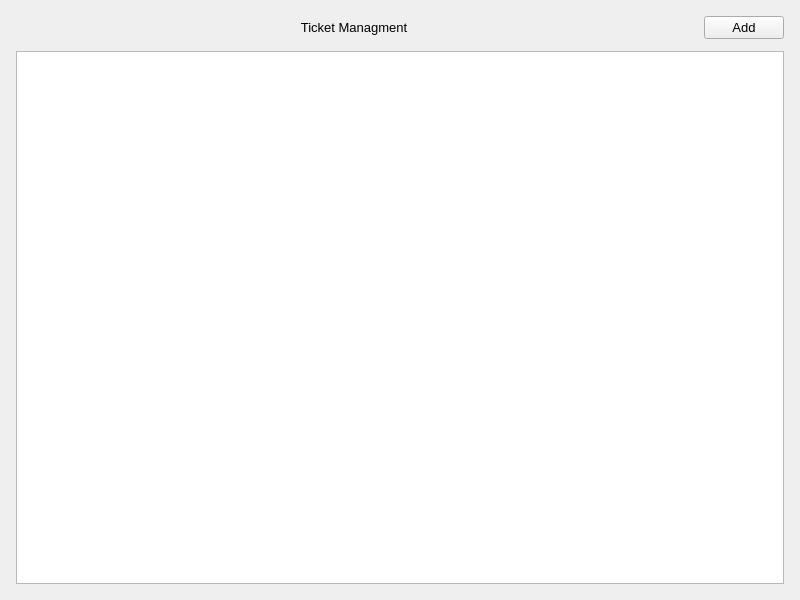
<?xml version='1.0' encoding='utf-8'?>
<ui version="4.0">
 <class>TicketPage</class>
 <widget class="QWidget" name="TicketPage">
  <property name="geometry">
   <rect>
    <x>0</x>
    <y>0</y>
    <width>800</width>
    <height>600</height>
   </rect>
  </property>
  <property name="windowTitle">
   <string>TicketPage</string>
  </property>
  <layout class="QVBoxLayout" name="verticalLayout">
   <item>
    <layout class="QHBoxLayout" name="horizontalLayout">
     <item>
      <widget class="QLabel" name="label">
       <property name="sizePolicy">
        <sizepolicy hsizetype="Expanding" vsizetype="Preferred">
         <horstretch>0</horstretch>
         <verstretch>0</verstretch>
        </sizepolicy>
       </property>
       <property name="text">
        <string>Ticket Managment</string>
       </property>
       <property name="alignment">
        <set>Qt::AlignCenter</set>
       </property>
      </widget>
     </item>
     <item>
      <widget class="QPushButton" name="btnAdd">
       <property name="text">
        <string>Add</string>
       </property>
      </widget>
     </item>
    </layout>
   </item>
   <item>
    <widget class="QListWidget" name="ticketListWidget" />
   </item>
  <property name="spacing"><number>12</number></property><property name="leftMargin"><number>16</number></property><property name="topMargin"><number>16</number></property><property name="rightMargin"><number>16</number></property><property name="bottomMargin"><number>16</number></property></layout>
 <property name="font"><font><family>Segoe UI</family><pointsize>10</pointsize></font></property></widget>
 <resources />
 <connections />
</ui>
